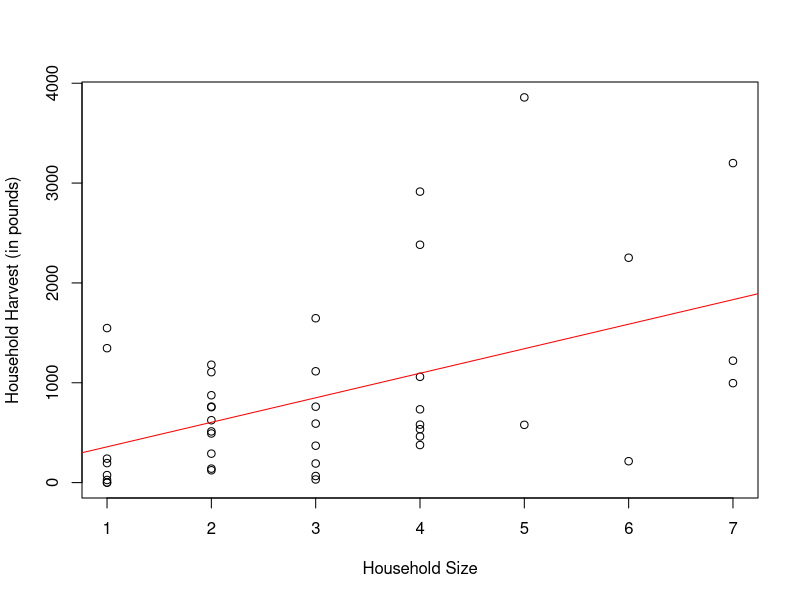

Write the R code that produced this figure.
##################################
# Problem 1
##################################
d = read.csv('harvest.csv')
N = 67
M = 190
n = nrow(d)

#(muhat = N/M*mean(d$harvest))
#(se_muhat = 1/M*sqrt(N*(N-n)*var(d$harvest)/n))

# part (a)
(murhat = sum(d$harvest)/sum(d$size))
sr2 = sum((d$harvest - murhat*d$size)^2)/(n-1)
(se_murhat = sqrt( (1-n/N)/mean(d$size)^2 * sr2/n ))
(murhat_ci = murhat + c(-1,1)*qnorm(.975)*se_murhat)

# part (b)
(tauhat = N*mean(d$harvest))
(se_tauhat = sqrt(N*(N-n)*var(d$harvest)/n))
(tauhat_ci = tauhat + c(-1,1)*qnorm(.975)*se_tauhat)

# part (c)
plot(d$size,d$harvest,xlab="Household Size",ylab="Household Harvest (in pounds)")
out = lm(d$harvest ~ d$size)
abline(out,col="red")
#dev.copy(pdf,'harvest_ratio.pdf') 
#dev.off() 

(taurhat = M*murhat)
(se_taurhat = M*se_murhat)
(se2_taurhat = sqrt(N^2*(1-n/N) * sr2/n ))

(taureghat = N*out$coefficients[1] + M*out$coefficients[2])
sreg2 = sum(out$residuals^2)/(n-2)
(se_taureghat = N*sqrt((1-n/N) * sreg2/n))
